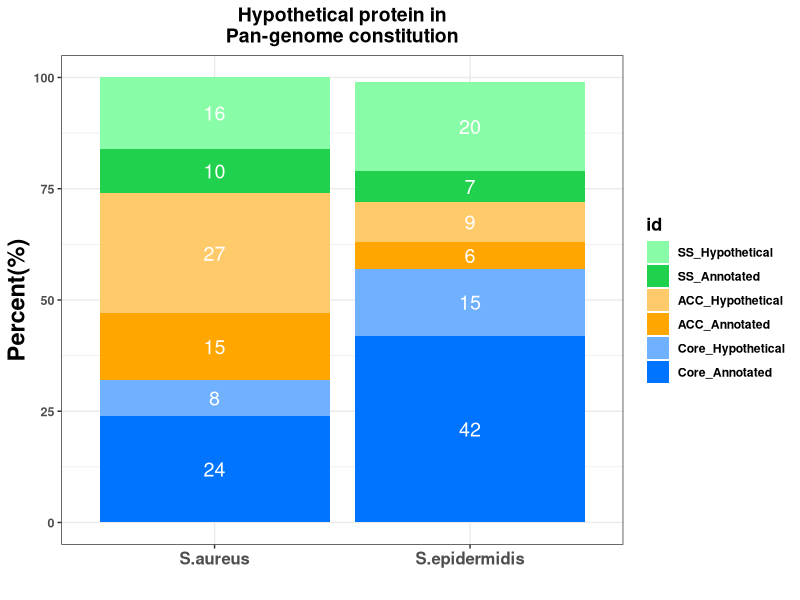

Generate this figure with R:
library(dplyr)
library(ggplot2)
library(gridExtra)
library(ggpubr)


df <- read.table('Hypo_Stackedplot.txt',sep='\t', header=T)
df$id <- factor(df$id, levels=c('SS_Hypothetical','SS_Annotated',	'ACC_Hypothetical','ACC_Annotated','Core_Hypothetical','Core_Annotated'))


df %>% 
ggplot(aes(fill=id, y=Value*100, x=Species, label=Value*100))+
  geom_bar(position='stack', stat='identity')+
  geom_text(size=5,face='bold', position=position_stack(vjust=0.5), color='white')+
  theme_bw()+
  scale_fill_manual(values=c('#88fca6', '#1fd14c', '#ffca69', '#ffa600', '#70b1ff', '#0073ff'))+
  ggtitle("Hypothetical protein in\nPan-genome constitution")+
  ylab("Percent(%)")+
  xlab("")+
  theme(plot.title = element_text(size=14, face='bold', hjust=0.5),
        axis.text.y=element_text(size=9, face='bold'),
        axis.text.x=element_text( size=12, face='bold'),
        axis.title.y=element_text(face='bold', size=17),
        axis.title.x=element_text(face='bold', size=15),
        strip.text = element_text(size=10, face='bold'),
        legend.title = element_text(size=13, face='bold'),
        legend.position='right',
        legend.text=element_text(face='bold')
  )


